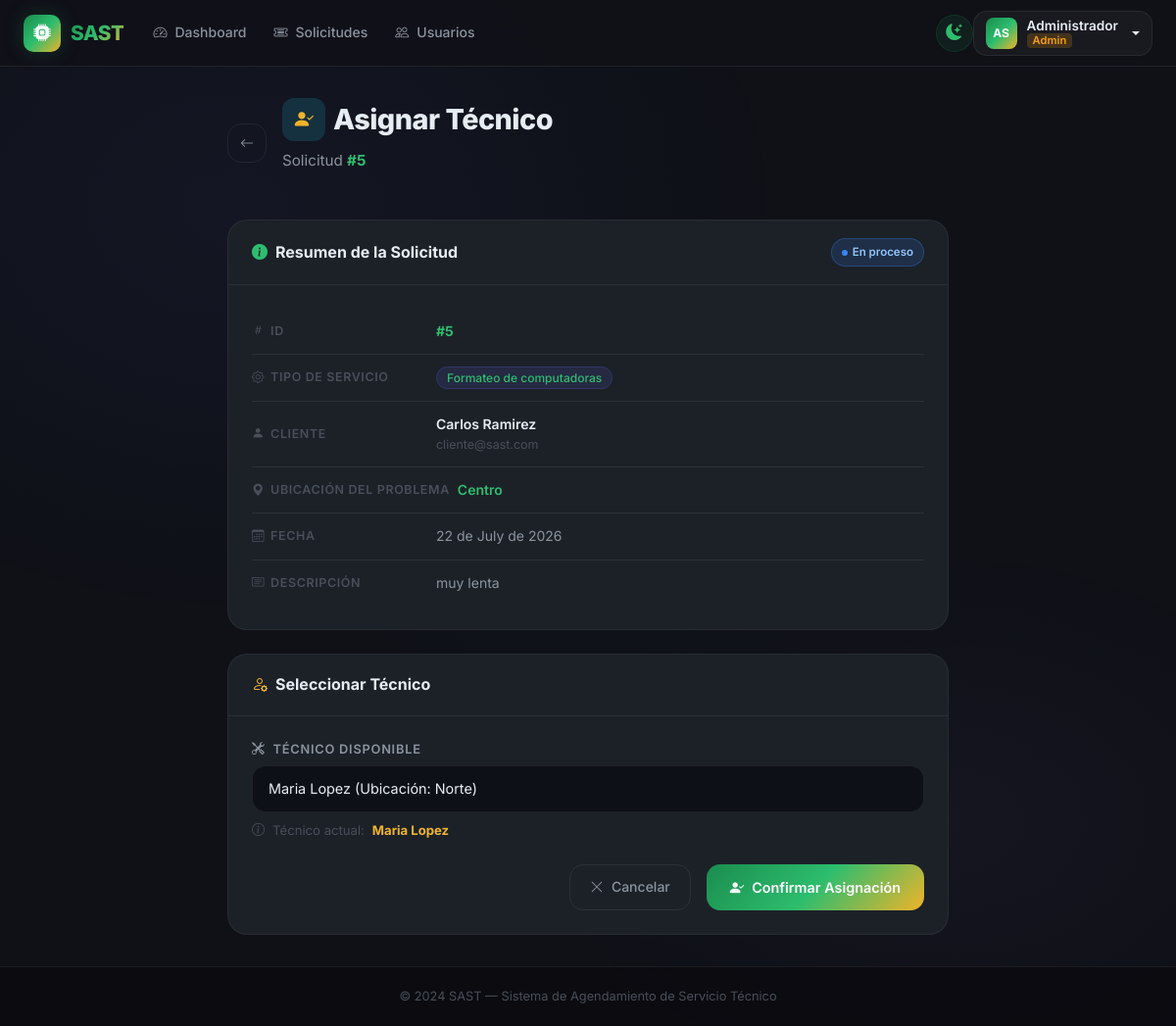
The page /admin/solicitudes/5/asignar (signed in) on the database its author committed.
### app/models/user.py (models this page shows, shortened)
class User(UserMixin, db.Model):
    __tablename__ = 'user'
    id_user = db.Column(db.Integer, primary_key=True, autoincrement=True)
    ncedula = db.Column('Ncedula', db.String(20), nullable=False, unique=True)
    nombres = db.Column('Nombres', db.String(100), nullable=False)
    apellidos = db.Column('Apellidos', db.String(100), nullable=False)
    fecha_nacimiento = db.Column(db.Date, nullable=False)
    numero_telefono = db.Column(db.String(20), nullable=False)
    correo = db.Column('Correo', db.String(150), nullable=False, unique=True)
    contrasena = db.Column(db.String(255), nullable=False)
    sector = db.Column('Sector', db.String(100), nullable=False)
    declaracion_veracidad = db.Column(db.Boolean, default=False)
    autorizacion_datos = db.Column(db.Boolean, default=False)
    reset_token = db.Column(db.String(100), nullable=True, unique=True)
    reset_token_expiry = db.Column(db.DateTime, nullable=True)
    id_rol = db.Column(db.Integer, db.ForeignKey('roles.id_rol'), nullable=False)
    solicitudes_como_cliente = db.relationship(
        'Solicitud', foreign_keys='Solicitud.id_cliente',
        backref='cliente', lazy='dynamic'
    )
    solicitudes_como_tecnico = db.relationship(
        'Solicitud', foreign_keys='Solicitud.id_tecnico',
        backref='tecnico', lazy='dynamic'
    )
    mensajes_enviados = db.relationship('Mensaje', backref='remitente', lazy='dynamic')
    reportes = db.relationship('Reporte', backref='tecnico_reporte', lazy='dynamic')
    calificaciones_dadas = db.relationship('CalificacionTecnico', backref='cliente_calificador', lazy='dynamic')
    detalles_tecnico = db.relationship('DetallesTecnico', backref='tecnico_detalle', uselist=False)
    @property
    def nombre_completo(self):
        return f'{self.nombres} {self.apellidos}'
    @property
    def es_admin(self):
        return self.rol.nombre_rol == 'admin'
    @property
    def es_solicitante(self):
        return self.rol.nombre_rol == 'solicitante'

class Rol(db.Model):
    __tablename__ = 'roles'
    id_rol = db.Column(db.Integer, primary_key=True, autoincrement=True)
    nombre_rol = db.Column(db.String(50), nullable=False)
    usuarios = db.relationship('User', backref='rol', lazy=True)

### app/models/solicitud.py (models this page shows, shortened)
class Solicitud(db.Model):
    __tablename__ = 'solicitudes'
    id_solicitud = db.Column(db.Integer, primary_key=True, autoincrement=True)
    descripcion = db.Column(db.Text, nullable=False)
    fecha_atencion = db.Column(db.Date, nullable=False)
    horario_solicitado = db.Column(db.String(50), nullable=False)
    recursos_adicionales = db.Column(db.Text)
    fecha_creacion = db.Column(db.DateTime, default=datetime.utcnow)
    id_cliente = db.Column(db.Integer, db.ForeignKey('user.id_user'), nullable=False)
    id_tecnico = db.Column(db.Integer, db.ForeignKey('user.id_user'), nullable=True)
    id_estado = db.Column(db.Integer, db.ForeignKey('estado_solicitudes.id_estado'), nullable=False)
    id_tipo_soporte = db.Column(db.Integer, db.ForeignKey('tipo_soportes.id_tipo_soporte'), nullable=False)
    mensajes = db.relationship('Mensaje', backref='solicitud', lazy='dynamic', cascade='all, delete-orphan')
    reporte = db.relationship('Reporte', backref='solicitud', uselist=False, cascade='all, delete-orphan')
    calificacion = db.relationship('CalificacionTecnico', backref='solicitud', uselist=False, cascade='all, delete-orphan')

class EstadoSolicitud(db.Model):
    __tablename__ = 'estado_solicitudes'
    id_estado = db.Column(db.Integer, primary_key=True, autoincrement=True)
    nombre_estado = db.Column(db.String(50), nullable=False)
    solicitudes = db.relationship('Solicitud', backref='estado', lazy=True)

class TipoSoporte(db.Model):
    __tablename__ = 'tipo_soportes'
    id_tipo_soporte = db.Column(db.Integer, primary_key=True, autoincrement=True)
    nombre_soporte = db.Column(db.String(100), nullable=False)
    solicitudes = db.relationship('Solicitud', backref='tipo_soporte', lazy=True)

### app/blueprints/admin/__init__.py (the view, shortened to what this page needs)
@admin_bp.route('/solicitudes/<int:solicitud_id>/asignar', methods=['GET', 'POST'])
@login_required
@admin_required
def asignar_tecnico(solicitud_id):
    solicitud = Solicitud.query.get_or_404(solicitud_id)
    if solicitud.estado.nombre_estado not in ['Pendiente', 'En proceso']:
        flash('Solo se pueden asignar técnicos a solicitudes Pendientes o En proceso.', 'warning')
        return redirect(url_for('admin.solicitudes'))
    rol_tecnico = Rol.query.filter_by(nombre_rol='técnico').first()
    tecnicos = User.query.filter_by(id_rol=rol_tecnico.id_rol).all() if rol_tecnico else []
    return render_template('admin/asignar.html', solicitud=solicitud, tecnicos=tecnicos)

### app/blueprints/admin/__init__.py (called while the page is built)
def admin_required(f):
    @wraps(f)
    def decorated(*args, **kwargs):
        if not current_user.is_authenticated:
            return redirect(url_for('auth.login'))
        if not current_user.es_admin:
            abort(403)
        return f(*args, **kwargs)
    return decorated

### app/templates/admin/asignar.html (shortened to what this page needs)
{% extends 'base.html' %}
{% block content %}
<div class="container" style="max-width:760px;">
  <div class="page-header">
    <div class="d-flex align-items-center gap-3">
      <a href="{{ url_for('admin.solicitudes') }}" class="btn-outline-custom" style="padding:8px 12px;flex-shrink:0;">
        <i class="bi bi-arrow-left"></i>
      </a>
      <div>
        <h1 class="d-flex align-items-center gap-2">
          <span class="stat-icon cyan" style="width:44px;height:44px;border-radius:12px;font-size:1.2rem;">
            <i class="bi bi-person-check-fill"></i>
          </span>
          Asignar Técnico
        </h1>
        <p>Solicitud <strong style="color:var(--primary-light);">#{{ solicitud.id_solicitud }}</strong></p>
      </div>
    </div>
  </div>
  <div class="section-card mb-4">
    <div class="section-card-header">
      <div class="d-flex align-items-center gap-2">
        <i class="bi bi-info-circle-fill" style="color:var(--primary-light);"></i>
        <span style="font-weight:700;">Resumen de la Solicitud</span>
      </div>
      {% set estado_slug = solicitud.estado.nombre_estado | lower | replace(' ', '-') %}
      <span class="badge-status status-{{ estado_slug }}">{{ solicitud.estado.nombre_estado }}</span>
    </div>
    <div class="section-card-body">
      <div class="detail-row">
        <div class="detail-label"><i class="bi bi-hash"></i> ID</div>
        <div class="detail-value" style="font-weight:700;color:var(--primary-light);">#{{ solicitud.id_solicitud }}</div>
      </div>
      <div class="detail-row">
        <div class="detail-label"><i class="bi bi-gear"></i> Tipo de Servicio</div>
        <div class="detail-value">
          <span class="badge-type">{{ solicitud.tipo_soporte.nombre_soporte }}</span>
        </div>
      </div>
      <div class="detail-row">
        <div class="detail-label"><i class="bi bi-person-fill"></i> Cliente</div>
        <div class="detail-value">
          <div style="font-weight:600;color:var(--text-primary);">{{ solicitud.cliente.nombre_completo }}</div>
          <div style="font-size:0.78rem;color:var(--text-muted);">{{ solicitud.cliente.correo }}</div>
        </div>
      </div>
      <div class="detail-row">
        <div class="detail-label"><i class="bi bi-geo-alt-fill"></i> Ubicación del Problema</div>
        <div class="detail-value" style="font-weight:600;color:var(--primary-light);">
          {{ solicitud.cliente.sector or '—' }}
        </div>
      </div>
      <div class="detail-row">
        <div class="detail-label"><i class="bi bi-calendar3"></i> Fecha</div>
        <div class="detail-value">{{ solicitud.fecha_creacion.strftime('%d de %B de %Y') if solicitud.fecha_creacion else '—' }}</div>
      </div>
      <div class="detail-row" style="border-bottom:none;">
        <div class="detail-label"><i class="bi bi-card-text"></i> Descripción</div>
        <div class="detail-value">{{ solicitud.descripcion }}</div>
      </div>
    </div>
  </div>
  <div class="section-card">
    <div class="section-card-header">
      <div class="d-flex align-items-center gap-2">
        <i class="bi bi-person-gear" style="color:var(--secondary);"></i>
        <span style="font-weight:700;">Seleccionar Técnico</span>
      </div>
    </div>
    <div class="section-card-body">
      <form method="POST" action="{{ url_for('admin.asignar_tecnico', solicitud_id=solicitud.id_solicitud) }}">
        <div class="form-group mb-4">
          <label class="form-label" for="tecnico_id">
            <i class="bi bi-tools me-1"></i> Técnico Disponible
          </label>
          {% if tecnicos %}
          <select name="tecnico_id" id="tecnico_id" class="form-select" required>
            {% for tec in tecnicos %}
            <option value="{{ tec.id_user }}"
              {% if solicitud.tecnico and solicitud.tecnico.id_user == tec.id_user %}selected{% endif %}>
              {{ tec.nombre_completo }}
              {% if tec.sector %} (Ubicación: {{ tec.sector }}){% endif %}
            </option>
            {% endfor %}
          </select>
          {% if solicitud.tecnico %}
          <div class="mt-2 d-flex align-items-center gap-2" style="font-size:0.82rem;color:var(--text-muted);">
            <i class="bi bi-info-circle"></i>
            Técnico actual: <strong style="color:var(--secondary);">{{ solicitud.tecnico.nombre_completo }}</strong>
          </div>
          {% endif %}
          {% endif %}
        </div>
        <div class="d-flex gap-3 justify-content-end flex-wrap">
          <a href="{{ url_for('admin.solicitudes') }}" class="btn-outline-custom">
            <i class="bi bi-x-lg"></i> Cancelar
          </a>
          {% if tecnicos %}
          <button type="submit" class="btn-primary-custom">
            <i class="bi bi-person-check-fill"></i> Confirmar Asignación
          </button>
          {% endif %}
        </div>
      </form>
    </div>
  </div>
</div>
{% endblock %}

### app/templates/base.html (shortened to what this page needs)
<!DOCTYPE html>
<html lang="es">
<head>
    <link href="https://cdn.jsdelivr.net/npm/bootstrap@5.3.3/dist/css/bootstrap.min.css" rel="stylesheet">
    <link rel="stylesheet" href="https://cdn.jsdelivr.net/npm/bootstrap-icons@1.11.3/font/bootstrap-icons.min.css">
    <link rel="stylesheet" href="{{ url_for('static', filename='css/main.css') }}">
</head>
<body>
{% if current_user.is_authenticated %}
<nav class="navbar navbar-expand-lg" id="mainNavbar">
    <div class="container-fluid px-4">
        <a class="navbar-brand" href="{{ url_for('index') }}">
            <div class="brand-icon">
                <i class="bi bi-cpu-fill"></i>
            </div>
            <span>SAST</span>
        </a>
        <div class="collapse navbar-collapse" id="navContent">
            <ul class="navbar-nav me-auto mb-2 mb-lg-0">
                {% if current_user.es_admin %}
                <li class="nav-item">
                    <a class="nav-link {% if request.endpoint == 'admin.dashboard' %}active{% endif %}"
                       href="{{ url_for('admin.dashboard') }}">
                        <i class="bi bi-speedometer2 me-1"></i>Dashboard
                    </a>
                </li>
                <li class="nav-item">
                    <a class="nav-link {% if request.endpoint == 'admin.solicitudes' %}active{% endif %}"
                       href="{{ url_for('admin.solicitudes') }}">
                        <i class="bi bi-ticket-detailed me-1"></i>Solicitudes
                    </a>
                </li>
                <li class="nav-item">
                    <a class="nav-link {% if request.endpoint == 'admin.usuarios' %}active{% endif %}"
                       href="{{ url_for('admin.usuarios') }}">
                        <i class="bi bi-people me-1"></i>Usuarios
                    </a>
                </li>
                {% endif %}
            </ul>
            <button id="themeToggle" title="Cambiar tema" onclick="toggleTheme()">
                <i class="bi bi-moon-stars-fill" id="themeIcon"></i>
            </button>
            <div class="dropdown user-menu">
                <button class="btn user-btn dropdown-toggle" type="button" data-bs-toggle="dropdown">
                    <div class="user-avatar">
                        {{ current_user.nombres[0] }}{{ current_user.apellidos[0] }}
                    </div>
                    <div class="user-info">
                        <span class="user-name">{{ current_user.nombres }}</span>
                        <span class="user-role role-{{ current_user.rol.nombre_rol | replace('é', 'e') | replace('ó', 'o') }}">
                            {{ current_user.rol.nombre_rol | capitalize }}
                        </span>
                    </div>
                </button>
            </div>
        </div>
    </div>
</nav>
{% endif %}
<div id="liveToastContainer" class="toast-container position-fixed bottom-0 end-0 p-3" style="z-index:9999;">
</div>
<main class="main-content {% if not current_user.is_authenticated %}auth-page{% endif %}">
    {% block content %}{% endblock %}
</main>
<footer class="app-footer">
    <div class="container text-center">
        <span>© 2024 SAST — Sistema de Agendamiento de Servicio Técnico</span>
    </div>
</footer>
</body>
</html>

### rows shown on the page
User: Nombres "A", Apellidos "S", nombres "Administrador"
Rol: rol.nombre_rol "Admin"
Solicitud: id_solicitud "5", fecha_creacion "22 de July de 2026", descripcion "muy lenta"
EstadoSolicitud: estado.nombre_estado "En proceso"
TipoSoporte: tipo_soporte.nombre_soporte "Formateo de computadoras"
User: cliente.nombre_completo "Carlos Ramirez", cliente.correo "cliente@sast.com", cliente "Centro"
User: tecnico.nombre_completo "Maria Lopez"

### other values the page prints
form field tecnico_id "Maria Lopez (Ubicación: Norte)"
